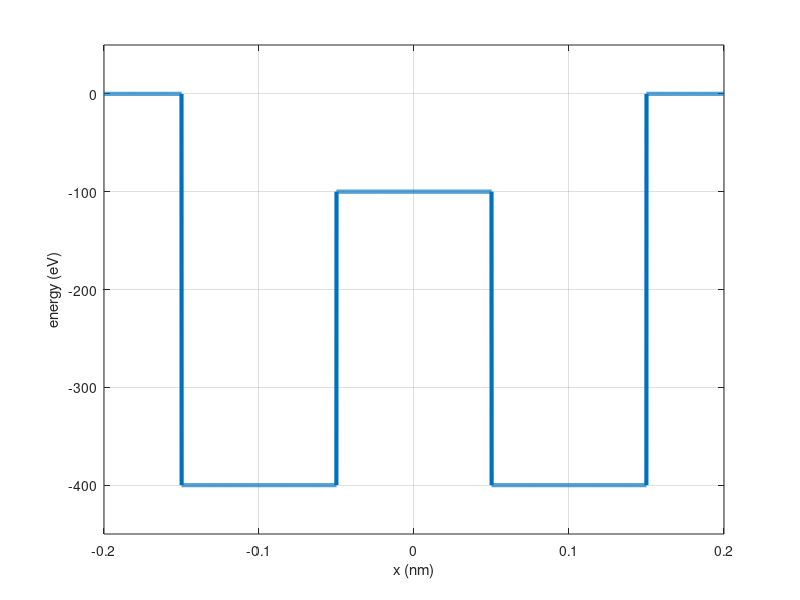

This chart was generated by the following MATLAB code: (Note: this script raises an error after producing the figure.)
%% HA3

%% 2/3
massPoint = "Enter amount of mass points: "; % How many mass points we wish to examine.
mp = input(massPoint) % Store the value written in massPoint
amountMode = "Enter amount of modes: "   %
modeInput = input(amountMode) %
%mode = (mp + 1) - modeInput;
mode = modeInput;
duration = "Enter amount of oscillations: "; % How long the animation shall keep going
time = input(duration) % Stores the value written in duration and uses
% the value to determine the length of the animation.

twoVector = ones(1,mp)*-2; % Creates a 1 x mp vector and fills it with the value -2.
D = diag(twoVector); % Places  the -2 from the vector above diagonaly in a n x n matrix.

oneVector = ones(1,(mp-1))*1; % Creates a vector with 1 x mp-1 and fills it with the value 1.
D1 = diag(oneVector,1); % Places the 1 vector on one position above the diagonal.
D2 = diag(oneVector,-1); % Places the 1 vector on one position below the diagonal

DD = D + D1 + D2; % Uses the values in our 2-vector and 1-vectors to fill the n x n matrix.

[C,D] = eig(DD); % Eigenvectors and eigenvalues from our DD matrix.

l = [0:mp+1]; % Positions for the end points and
% mass points as a column vector

% smallest k
k = sqrt(-D(mode,mode)); % the amount of modes can determine how the
%animation oscillates
for t = 0:0.1:time*pi % Duration of how long animation should go on
    u = sin(k*t)*[0; C(:,mode);0]; % u as a column vectors,
    % u = 0 for the end points
    plot(l,u,l,u, 'o')
    ylim([-1 1])
    pause (0.02)
end

%% 4

%% 5

num = 5001; % Number of grid points (odd number)
% Constants ------------------------------------------------------------
hbar = 1.055e-34; % J.s
me = 9.109e-31; % kg electron mass
Ese = 1.6e-19; % Energy scaling factor
Lse = 1e-9; % Length scaling factor
Cse = -hbar^2/(2*me) / (Lse^2*Ese); % Schrodinger Eq constant
% Potential well parameters, well centered around x = 0 -----------------
% Width 0.1 nm depth - 400 eV

U = zeros(num,1);
U_matrix = zeros(num-2);
xMin = -0.20; % default = -0.25 nm
xMax = 0.20; % default = +0.25 nm
x1 = 0.15; % 1/2 well width: default = 0.05 nm
x2 = 0.05;
U1 = -400; % Depth of well (eV): default = -400 eV
U2 = -100
x = linspace(xMin,xMax,num);
for cn = 1 : num
    if abs(x(cn)) <= x1
        U(cn) = U1;
    end;
    if abs(x(cn)) <= x2
        U(cn) = U2;
    end
end;

% Plot potential well --------------------------------------------

plot(x,U,'LineWidth',3);
axis([xMin-eps xMax min(U)-50 max(U)+50]);
xlabel('x (nm)');
ylabel('energy (eV)');
grid on


%% 6

num = 501; % Number of grid points (odd number)

% Constants ------------------------------------------------------------
hbar = 1.055e-34; % J.s
me = 9.109e-31; % kg electron mass
Ese = 1.6e-19; % Energy scaling factor
Lse = 1e-9; % Length scaling factor
Cse = -hbar^2/(2*me) / (Lse^2*Ese); % Schrodinger Eq constant
% Potential well parameters, well centered around x = 0 -----------------
% Width 0.1 nm depth - 400 eV

U = zeros(num,1);
U_matrix = zeros(num-2);
xMin = -0.20; % default = -0.25 nm
xMax = 0.20; % default = +0.25 nm
x1 = 0.15; % 1/2 well width: default = 0.05 nm
x2 = 0.05;
U1 = -400; % Depth of well (eV): default = -400 eV
U2 = -100
x = linspace(xMin,xMax,num);
for cn = 1 : num
    if abs(x(cn)) <= x1
        U(cn) = U1;
    end;
    if abs(x(cn)) <= x2
        U(cn) = U2;
    end
end;

% Make potential energy matrix ----------------------------------
dx = (x(2)-x(1));
dx2 = dx^2;
for cn =1:(num-2)
    U_matrix(cn,cn) = U(cn+1); % diagonal matrix
end

k = 1;
gamma = fzero(@fun,25) % fzero finds the gamma that makes shooting zero
dT = @(x,T) [T(2) ; -(x-3+5*sin(pi*x))/k];
[x,T] = ode45(dT,[0 10],[15 ; gamma]); % solve equation for the found gamma
figure(2)
plot(x,T(:,1)), xlabel('x'), ylabel('T')
function deltaT = fun(gamma,k)
k = 1;
dT = @(x,T) [T(2) ; -(x-3+5*sin(pi*x))/k];
[x,T] = ode45(dT,[0 10],[15 ; gamma]);
deltaT = 15 - T(length(x),1); % Difference between boundary value 15
% and the computed solution at b = 10

end

%% SECTION II

%% Monte Carlo 1
 % Clear figure
